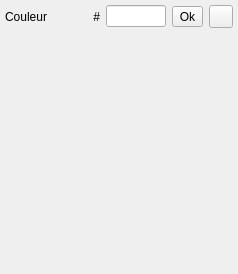
       <widget class="QWidget" name="configurePicker">
        <attribute name="icon">
         <iconset resource="menu.qrc">
          <normaloff>:/icons/color-picker-icon.png</normaloff>:/icons/color-picker-icon.png</iconset>
        </attribute>
        <attribute name="title">
         <string/>
        </attribute>
        <attribute name="toolTip">
         <string>Couleur de transparence</string>
        </attribute>
        <layout class="QGridLayout" name="gridLayout_6">
         <property name="leftMargin">
          <number>5</number>
         </property>
         <property name="topMargin">
          <number>5</number>
         </property>
         <property name="rightMargin">
          <number>5</number>
         </property>
         <property name="bottomMargin">
          <number>0</number>
         </property>
         <item row="0" column="0">
          <layout class="QHBoxLayout" name="picker_Color">
           <item>
            <widget class="QLabel" name="picker_L_Color">
             <property name="text">
              <string>Couleur</string>
             </property>
            </widget>
           </item>
           <item>
            <spacer name="picker_PushRight">
             <property name="orientation">
              <enum>Qt::Horizontal</enum>
             </property>
             <property name="sizeHint" stdset="0">
              <size>
               <width>40</width>
               <height>20</height>
              </size>
             </property>
            </spacer>
           </item>
           <item>
            <widget class="QLabel" name="picker_L_Hex">
             <property name="text">
              <string>#</string>
             </property>
             <property name="alignment">
              <set>Qt::AlignRight|Qt::AlignTrailing|Qt::AlignVCenter</set>
             </property>
            </widget>
           </item>
           <item>
            <widget class="QLineEdit" name="picker_I_Color">
             <property name="minimumSize">
              <size>
               <width>60</width>
               <height>0</height>
              </size>
             </property>
             <property name="maximumSize">
              <size>
               <width>60</width>
               <height>16777215</height>
              </size>
             </property>
             <property name="inputMask">
              <string/>
             </property>
             <property name="text">
              <string/>
             </property>
             <property name="maxLength">
              <number>6</number>
             </property>
             <property name="alignment">
              <set>Qt::AlignCenter</set>
             </property>
             <property name="placeholderText">
              <string/>
             </property>
            </widget>
           </item>
           <item>
            <widget class="QToolButton" name="picker_B_Valid">
             <property name="text">
              <string>Ok</string>
             </property>
            </widget>
           </item>
           <item>
            <widget class="QToolButton" name="picker_B_ColorPicker">
             <property name="text">
              <string/>
             </property>
             <property name="icon">
              <iconset resource="menu.qrc">
               <normaloff>:/icons/color-picker-icon.png</normaloff>:/icons/color-picker-icon.png</iconset>
             </property>
            </widget>
           </item>
          </layout>
         </item>
         <item row="1" column="0">
          <spacer name="picker_PushUp">
           <property name="orientation">
            <enum>Qt::Vertical</enum>
           </property>
           <property name="sizeHint" stdset="0">
            <size>
             <width>20</width>
             <height>246</height>
            </size>
           </property>
          </spacer>
         </item>
        </layout>
       </widget>
